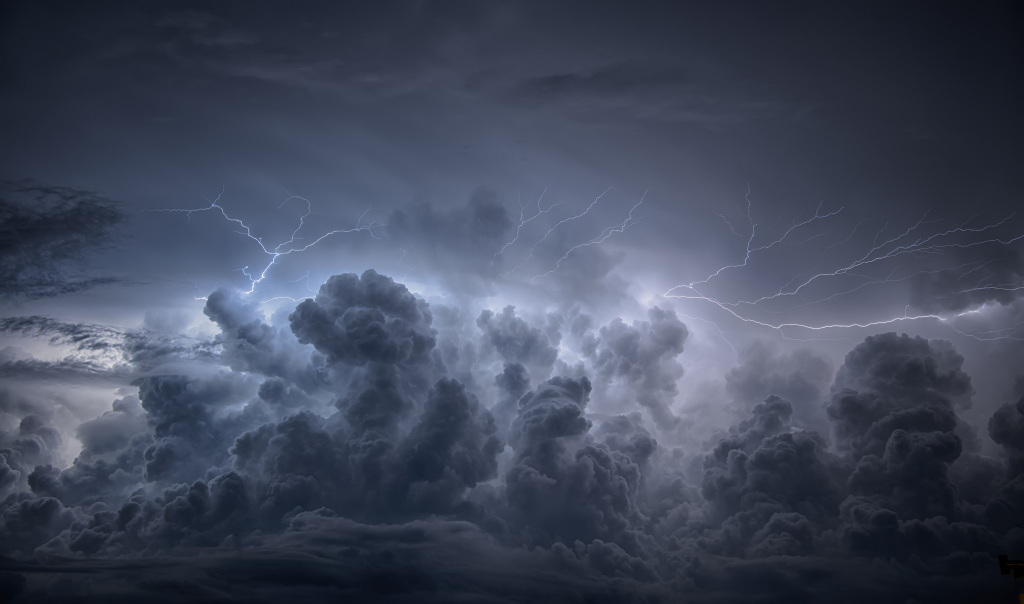
#> input picture fonstola.ru_331881.jpg, 2048 x 1207 px (shown at 1/2 size)
$ python practice9.2.py
#> lines starting #> are read from the running program, lines starting #| are printed output that depends on the picture
from PIL import Image

def process_image(original_path):
#> called with original_path = 'fonstola.ru_331881.jpg'
    try:

        with Image.open(original_path) as img:

#> img is the input picture: PIL image 2048x1207 RGB; mean R, G, B 64.7, 72.2, 90.7
            small_size = (img.width // 3, img.height // 3)
#> small_size = (682, 402)
            small_img = img.resize(small_size)
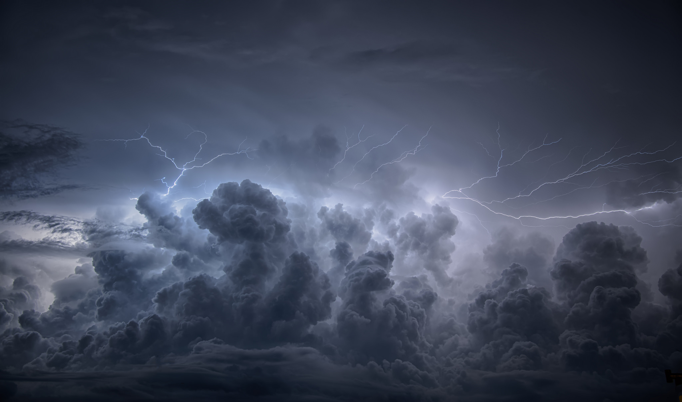
#> small_img: PIL image 682x402 RGB; mean R, G, B 64.7, 72.1, 90.7
            small_img.save('small_' + original_path)
            print(f"Уменьшенная копия'small_{original_path}'")

            horizontal_mirror = img.transpose(Image.FLIP_LEFT_RIGHT)
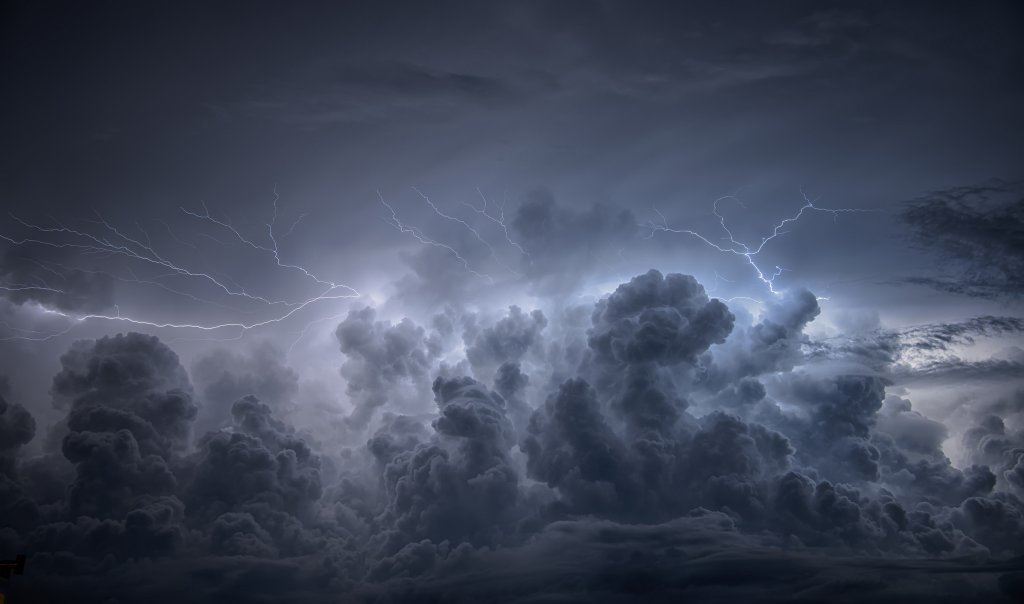
#> horizontal_mirror: PIL image 2048x1207 RGB (shown at 1/2 size); mean R, G, B 64.7, 72.2, 90.7
            horizontal_mirror.save('horizontal_' + original_path)
            print(f"Горизонтально'horizontal_{original_path}'")

            vertical_mirror = img.transpose(Image.FLIP_TOP_BOTTOM)
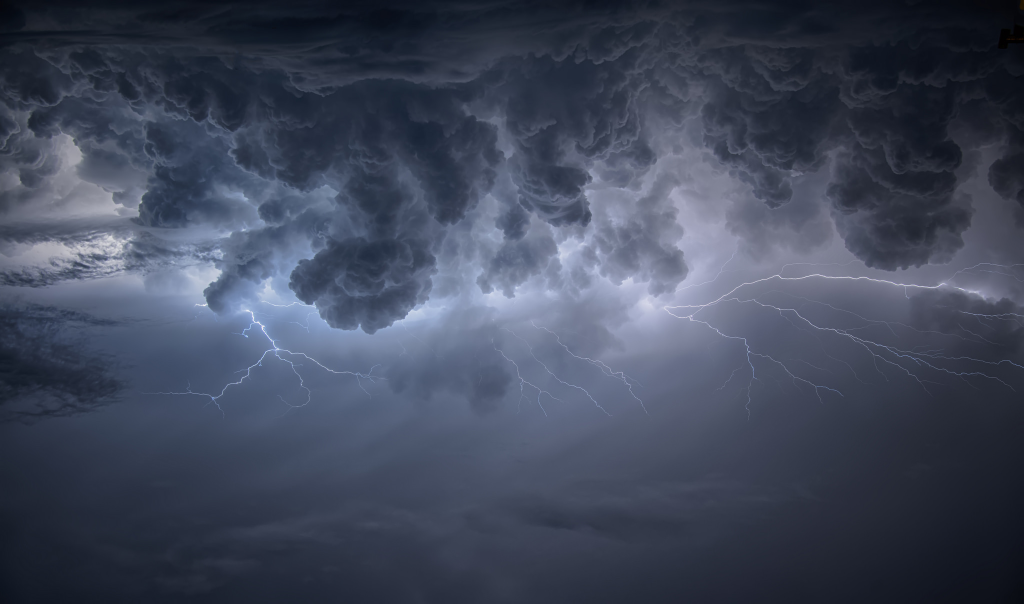
#> vertical_mirror: PIL image 2048x1207 RGB (shown at 1/2 size); mean R, G, B 64.7, 72.2, 90.7
            vertical_mirror.save('vertical_' + original_path)
            print(f"Вертикально как 'vertical_{original_path}'")

    except FileNotFoundError:
        print(f"Ошибка: файл '{original_path}' не найден!")
    except Exception as e:
        print(f"Произошла ошибка: {e}")

image_name = "fonstola.ru_331881.jpg"
process_image(image_name)

$ run again, with 1.jpg copied over fonstola.ru_331881.jpg
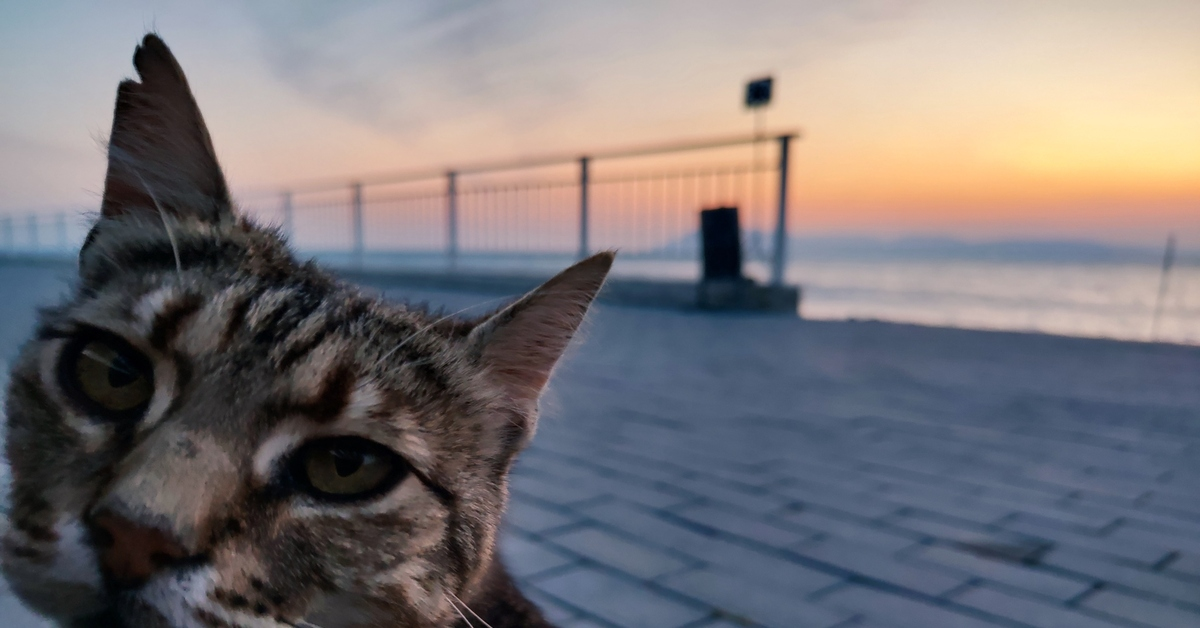
#> input picture 1.jpg, 1200 x 628 px
#> in process_image, img is the input picture: PIL image 1200x628 RGB; mean R, G, B 121.3, 116.8, 119.7
#> in process_image, `horizontal_mirror = img.transpose(Image.FLIP_LEFT_RIGHT)`:
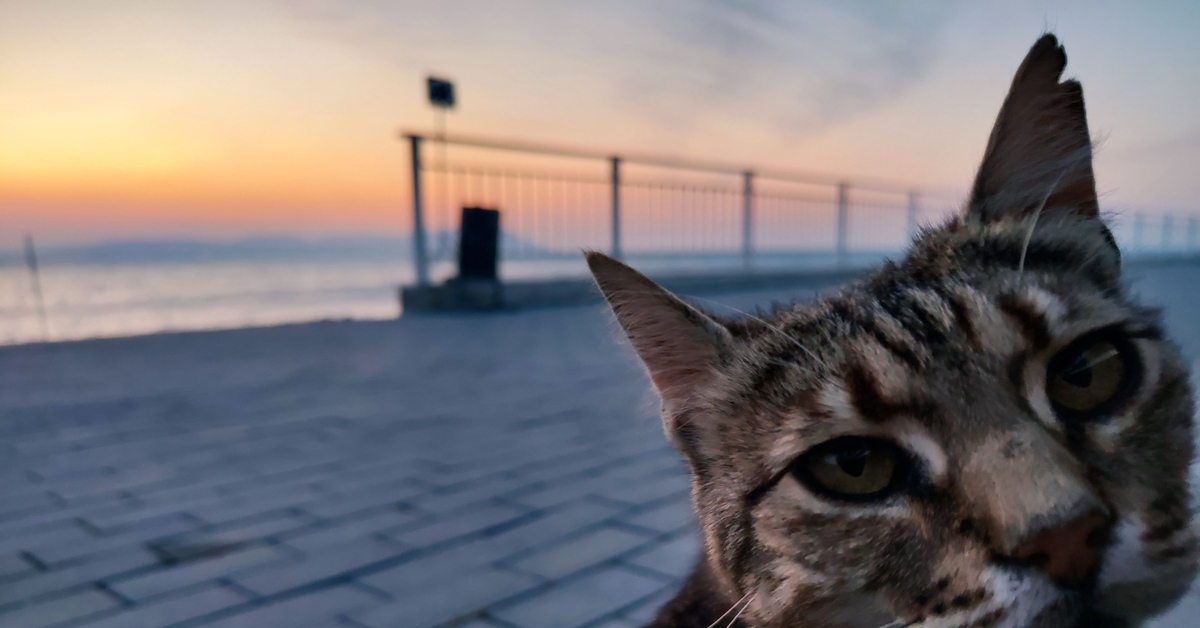
#> horizontal_mirror: PIL image 1200x628 RGB; mean R, G, B 121.3, 116.8, 119.7
#> in process_image, `vertical_mirror = img.transpose(Image.FLIP_TOP_BOTTOM)`:
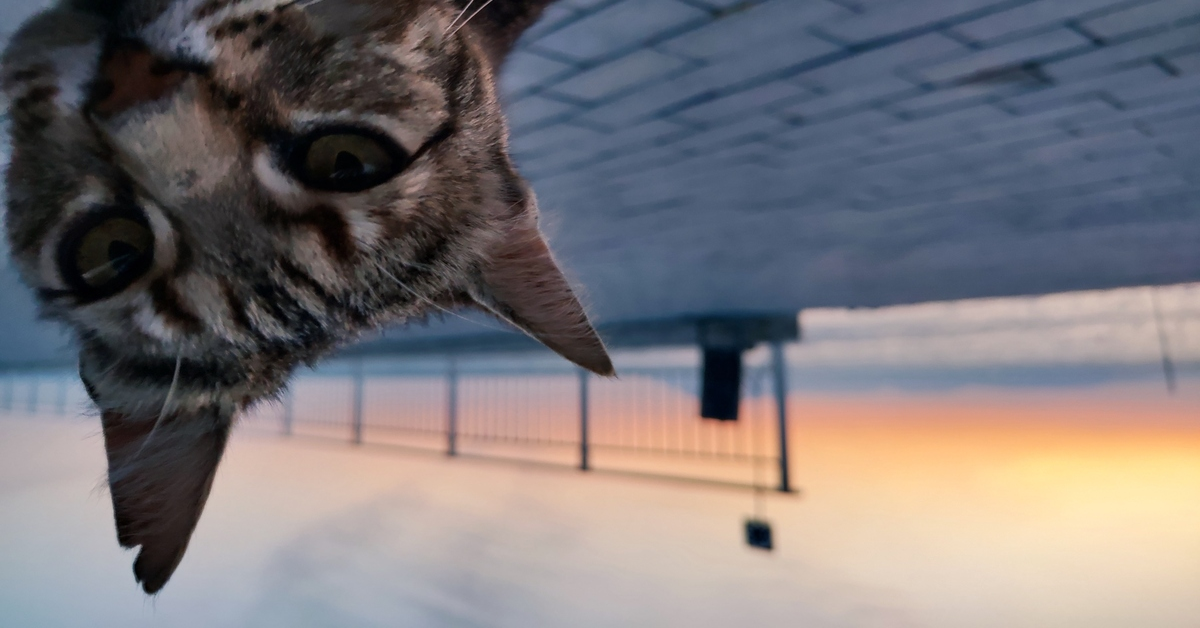
#> vertical_mirror: PIL image 1200x628 RGB; mean R, G, B 121.3, 116.8, 119.7
